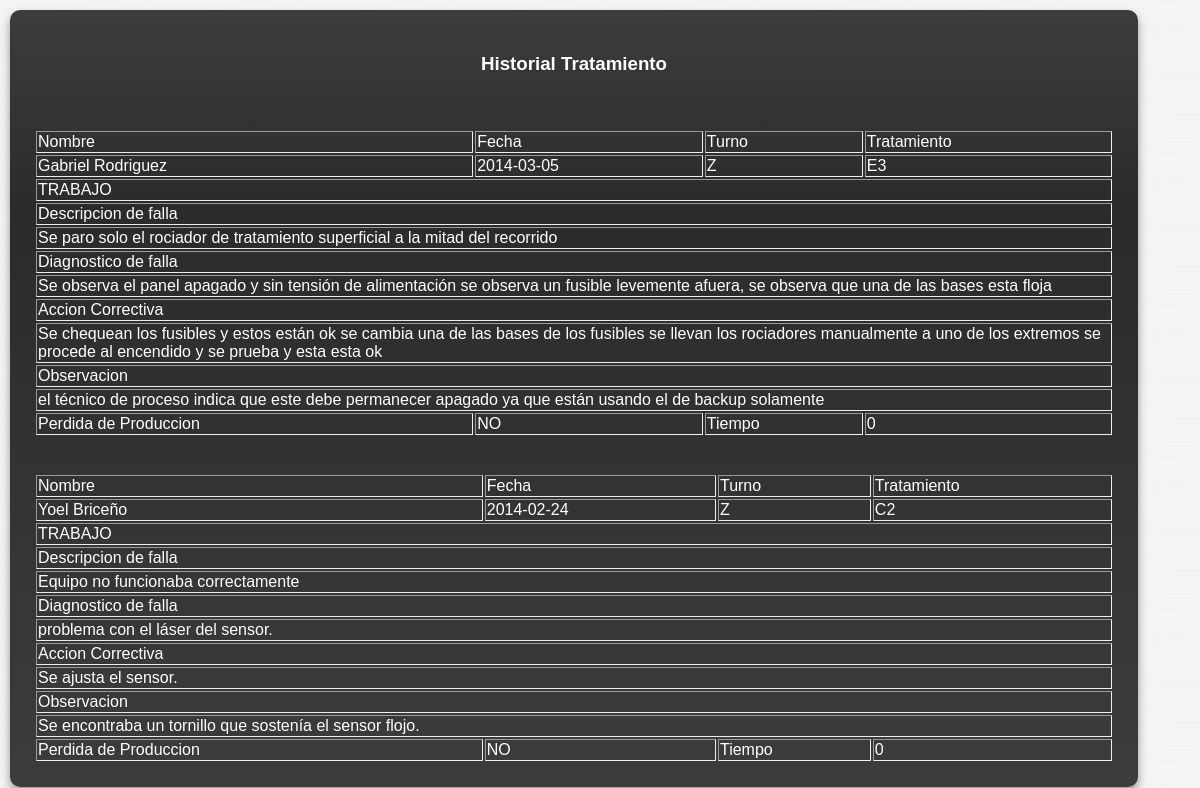
The page /mostar_tratamiento.php (signed in) on the database its author committed.
### tables this page shows
CREATE TABLE IF NOT EXISTS `tratamiento` (
  `id_ftratamiento` int(11) NOT NULL AUTO_INCREMENT,
  `fecha` date NOT NULL,
  `turno` char(1) NOT NULL,
  `ficha` int(11) NOT NULL,
  `tratamiento` char(10) NOT NULL,
  `perdida_pro` tinyint(1) NOT NULL,
  `descripcion_falla` text NOT NULL,
  `diagnostico_falla` text NOT NULL,
  `accion_correctiva` text NOT NULL,
  `observacion` text NOT NULL,
  `tiempo_perdido` int(11) DEFAULT '0',
  PRIMARY KEY (`id_ftratamiento`)
);

CREATE TABLE IF NOT EXISTS `usuario` (
  `id_usuario` int(11) NOT NULL AUTO_INCREMENT,
  `Nombre` varchar(50) NOT NULL,
  `Apellido` varchar(50) NOT NULL,
  `num_ficha` int(11) NOT NULL,
  `Cargo` varchar(50) NOT NULL,
  `Grupo` varchar(50) NOT NULL,
  `pass` varchar(20) NOT NULL,
  PRIMARY KEY (`id_usuario`)
);

### mostar_tratamiento.php (the view, shortened to what this page needs)
<?php
	if (isset ($_SESSION["ficha"]))
	{
		require_once ("nombre.php");
	$consulta="SELECT * FROM tratamiento order by id_ftratamiento Desc";
	$comprobar = mysqli_query($con, $consulta) or die ("Error en $consulta <br> MySQL dice: ".mysqli_error());
?>
<!DOCTYPE html >
<html>
<head>
<link href="styles/kendo.common.min.css" rel="stylesheet" />
<link href="styles/kendo.metro.min.css" rel="stylesheet" />
<link href="styles/formularios.css" rel="stylesheet" />
<link href="estilo.css" rel="stylesheet" />
</head>
<body>
	<div id="cuerpo">
		<div id="contenido">
		<h3 align="center">Historial Tratamiento </h3>
           	<br />
			<?php while ($comp = mysqli_fetch_array($comprobar) ){ ?>
        	<table id="Resultados" border="1" align="center">
                <tbody>
                    <tr>
						<td>Nombre</td>
						<td>Fecha</td>
						<td>Turno</td>
						<td>Tratamiento</td>
					</tr>
					<tr>
					<td><?php $consulta2 = "SELECT * FROM `usuario` WHERE num_ficha = '".$comp["ficha"]."'";
											$comprobar2 = mysqli_query($con, $consulta2) or die ("Error en $consulta2 <br> MySQL dice: ".mysqli_error());
											$comp2 = mysqli_fetch_array($comprobar2);
											$Nombre = $comp2["Nombre"];
											$Apellido = $comp2["Apellido"];?>
											<?php echo $Nombre ?> <?php echo $Apellido ?></td>
						<td><?php echo $comp["fecha"] ?></td>
						<td><?php echo $comp["turno"] ?></td>
						<td><?php echo $comp["tratamiento"] ?></td>
					</tr>
					<tr>
					<td colspan="4"> TRABAJO</td>
					</tr>
					<tr>
					<td colspan ="4">Descripcion de falla</td>
					</tr>
					<tr>
					<td colspan ="4"><?php echo $comp["descripcion_falla"] ?></td>
					</tr>
					<tr>
					<td colspan ="4">Diagnostico de falla</td>
					</tr>
					<tr>
					<td colspan ="4"><?php echo $comp["diagnostico_falla"] ?></td>
					</tr>
					<tr>
					<td colspan ="4">Accion Correctiva</td>
					</tr>
					<tr>
					<td colspan ="4"><?php echo $comp["accion_correctiva"] ?></td>
					</tr>
					<tr>
					<td colspan ="4">Observacion</td>
					</tr>
					<tr>
					<td colspan ="4"><?php echo $comp["observacion"] ?></td>
					</tr>
					<tr>
					<td>Perdida de Produccion</td>
					<td><?php if ($comp["perdida_pro"]== 0) {
						echo "NO";
						}
						else{
						echo "SI";
						}?></td>
					<td>Tiempo</td>
					<td><?php echo $comp["tiempo_perdido"] ?></td>
					</tr>
					<br/>
					<br/>
					<?php } ?>
                </tbody>
			</table>
        </div>
    </div>
</body>
</html>
<?php
}else{
		echo "<script type='text/javascript'>
		alert('Usted no esta logueado');
		window.location='logeo.html';
	</script>";
}
?>

### estilo.css (style rules this page uses)
body { font-family: "Helvetica Neue Narrow", Arial, Helvetica, sans-serif; color: #fff; margin: 0px; background-image:url('img/brushed-metal.png'); }
#cuerpo { display: block; width: 100%; padding: 0px; background-image:url('img/brushed-metal.png'); }
#contenido { display: block; float: left; width: 90%; padding: 2%; min-width: 200px; background: -webkit-gradient( linear, left bottom, left top, color-stop(0, rgb(60,60,60)), color-stop(0.74, rgb(43,43,43)), color-stop(1, rgb(60,60,60)) ); background: -moz-linear-gradient( center bottom, rgb(60,60,60) 0%, rgb(43,43,43) 74%, rgb(60,60,60) 100% ); -moz-border-radius: 10px; -webkit-border-radius: 10px; border-radius: 10px; margin: 10px; -moz-box-shadow: rgb(150,150,150) 0px 5px 10px ; -webkit-box-shadow: rgb(150,150,150) 0px 5px 10px ; box-shadow: rgb(150,150,150) 0px 5px 10px ; }
h1, h2, h3 { padding-bottom: 0px; margin-bottom: 0px; text-align:center; }
table { width:100%; border: 0px; }

### rows shown on the page
tratamiento: usuario.Nombre "Gabriel", usuario.Apellido "Rodriguez", fecha "2014-03-05", turno "Z", tratamiento "E3", descripcion_falla "Se paro solo el rociador de tratamiento superficial a la mitad del recorrido", diagnostico_falla "Se observa el panel apagado y sin tensión de alimentación se observa un fusible levemente afuera, se observa que una de las bases esta floja", accion_correctiva "Se chequean los fusibles y estos están ok se cambia una de las bases de los fusibles se llevan los rociadores manualmente a uno de los extremos se procede al encendido y se prueba y esta esta ok", observacion "el técnico de proceso indica que este debe permanecer apagado ya que están usando el de backup solamente", perdida_pro "NO", tiempo_perdido "0"
tratamiento: usuario.Nombre "Yoel", usuario.Apellido "Briceño", fecha "2014-02-24", turno "Z", tratamiento "C2", descripcion_falla "Equipo no funcionaba correctamente", diagnostico_falla "problema con el láser del sensor.", accion_correctiva "Se ajusta el sensor.", observacion "Se encontraba un tornillo que sostenía el sensor flojo.", perdida_pro "NO", tiempo_perdido "0"
